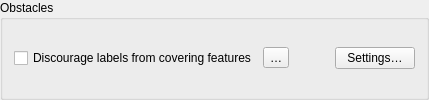
                       <widget class="QgsCollapsibleGroupBox" name="mObstaclesGroupBox">
                        <property name="title">
                         <string>Obstacles</string>
                        </property>
                        <layout class="QVBoxLayout" name="verticalLayout_17">
                         <item>
                          <layout class="QHBoxLayout" name="horizontalLayout_16" stretch="0,0,0,0">
                           <item>
                            <widget class="QCheckBox" name="mChkNoObstacle">
                             <property name="enabled">
                              <bool>true</bool>
                             </property>
                             <property name="text">
                              <string>Discourage labels from covering features</string>
                             </property>
                            </widget>
                           </item>
                           <item>
                            <widget class="QgsPropertyOverrideButton" name="mIsObstacleDDBtn">
                             <property name="text">
                              <string>…</string>
                             </property>
                            </widget>
                           </item>
                           <item>
                            <spacer name="horizontalSpacer_5">
                             <property name="orientation">
                              <enum>Qt::Horizontal</enum>
                             </property>
                             <property name="sizeHint" stdset="0">
                              <size>
                               <width>40</width>
                               <height>20</height>
                              </size>
                             </property>
                            </spacer>
                           </item>
                           <item>
                            <widget class="QPushButton" name="mObstacleSettingsButton">
                             <property name="text">
                              <string>Settings…</string>
                             </property>
                            </widget>
                           </item>
                          </layout>
                         </item>
                        </layout>
                       </widget>
